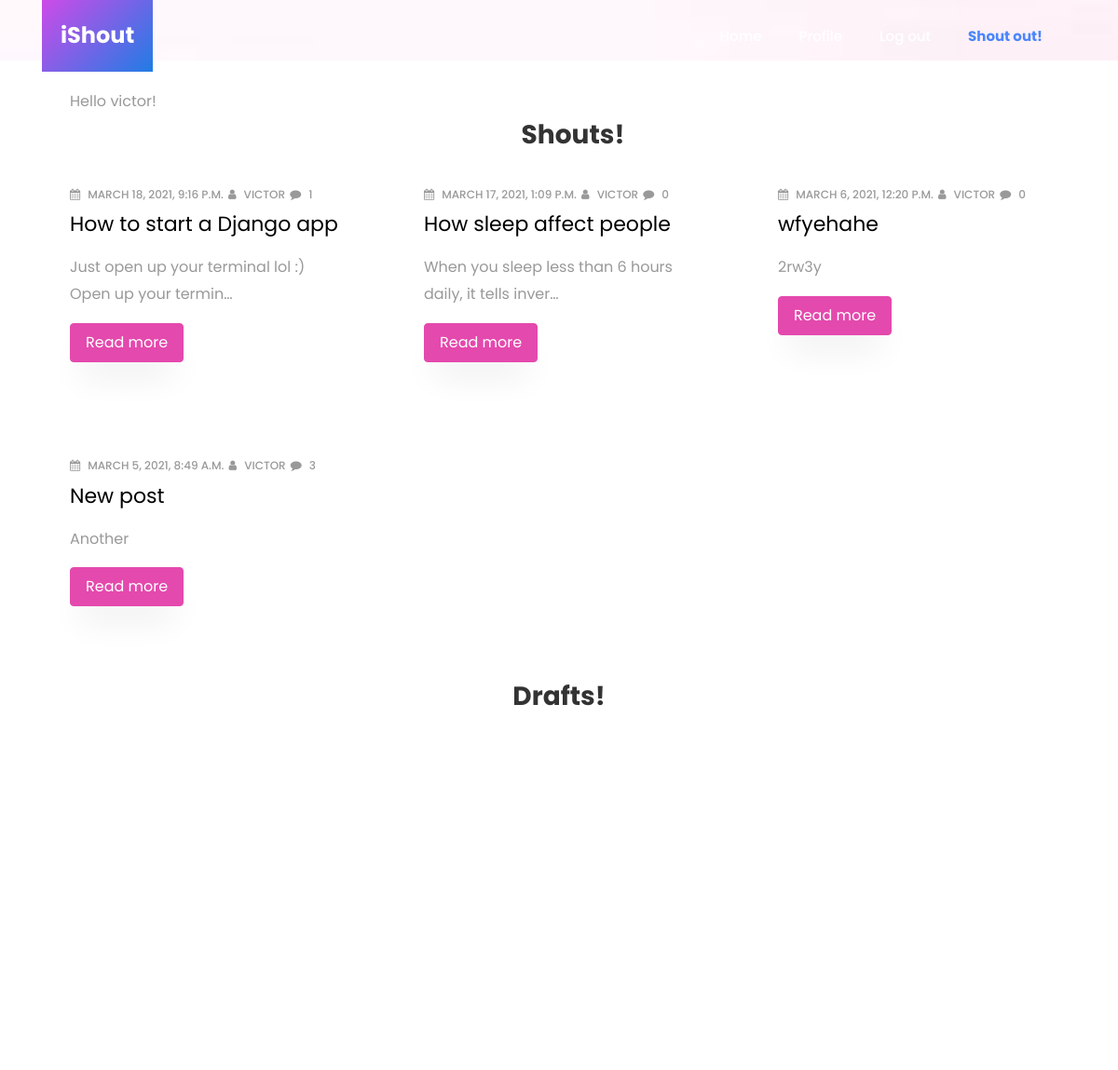
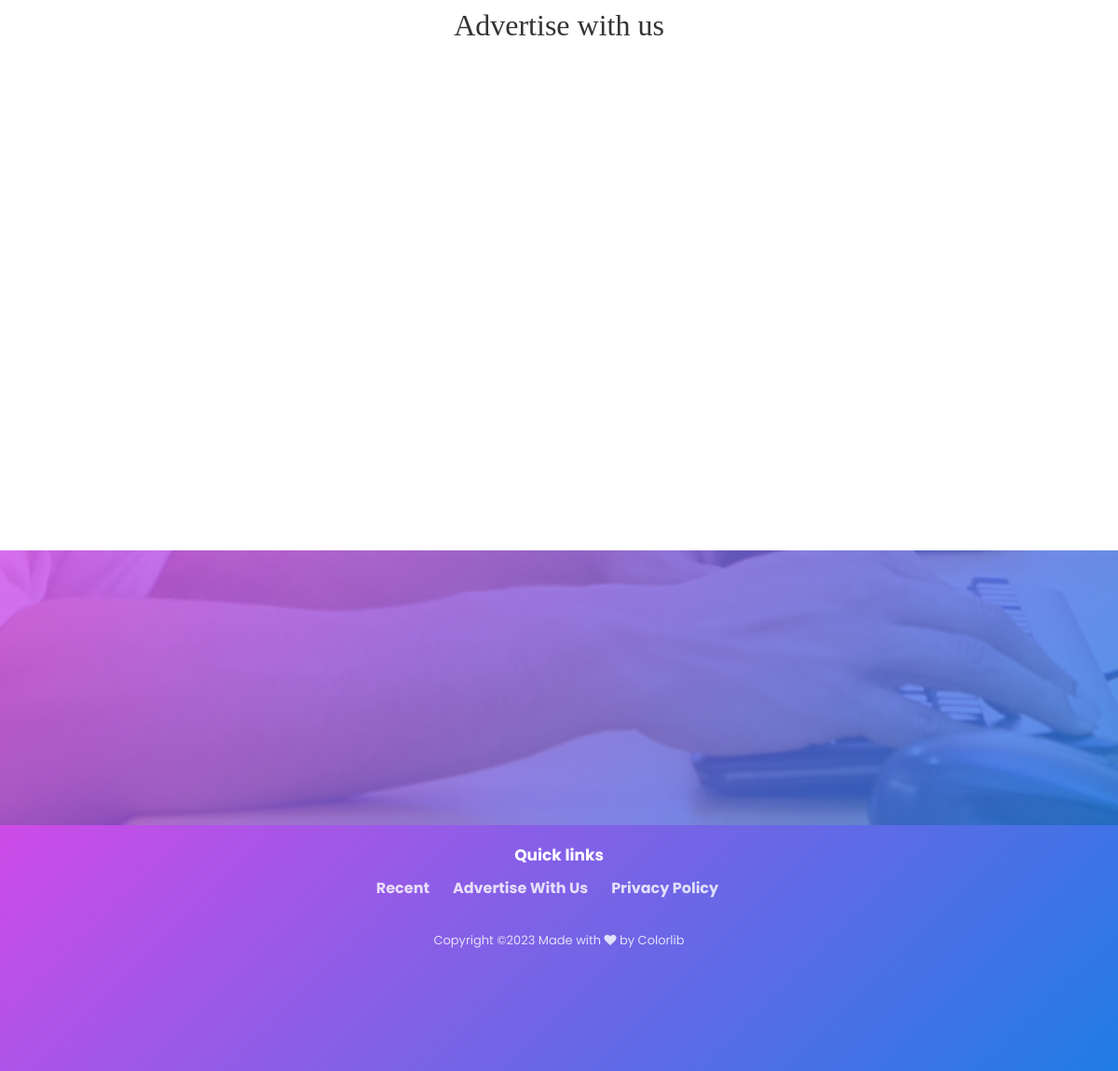
/213/2444376611987366/ (signed in), run on the app's committed database (2 pictures, top to bottom).
### Post/models.py (models this page shows, shortened)
class Post(models.Model):
    STATUS_CHOICES = (
        ('draft', 'Draft'),
        ('published', 'Published'),
    )
    title = models.CharField(max_length=255)
    slug = models.SlugField(max_length=255, unique_for_date='published', blank=True)
    detail = models.TextField()
    author = models.ForeignKey(User, null=True, on_delete=models.SET_NULL, related_name='posts')
    status = models.CharField(choices=STATUS_CHOICES, max_length=10, default='draft')
    published = models.DateTimeField(auto_now_add=True)
    updated = models.DateTimeField(auto_now=True)
    tags = TaggableManager()
    class Meta:
        ordering = ('-published',)

### Post/views.py (the view)
# urls.py: path('213/2444376611987366/', views.profile, name="profile"),
@login_required
def profile(request):
    drafts = request.user.posts.filter(status="draft")
    shouts = request.user.posts.filter(status="published")
    context = {"drafts":drafts, "shouts":shouts}
    return render(request, "post/profile.html", context)

### Main/templates/post/profile.html (shortened to what this page needs)
{% extends 'base.html' %}
{% load static %}
{% block content %}
    <section class="hero-wrap" style="height: 65px; background-image: url({% static 'images/background.jpg' %});">
    </section>
    <section>
    <div class="container">
      <div style="margin: 30px 0px 0px 30px;">
        Hello {{ user.username }}!
        <h3 style="font-weight:bold; text-align:center;">Shouts!</h3>
      </div>
      <div class="row d-flex">
            {% if shouts %}
                {% for post in shouts %}
                <div class="col-lg-4 ftco-animate">
                    <div class="blog-entry">
                        <div class="text d-block">
                            <div class="meta">
                                <p>
                                    <span style="margin-right:2px;"><span class="fa fa-calendar mr-2"></span>{{ post.published }}</span>
                                    <span style="margin-right:2px;"><span class="fa fa-user mr-2"></span>{{ post.author }}</span>
                                    <span style="margin-right:2px;"><span class="fa fa-comment mr-2"></span>{{ post.comment_set.count }}</span>
                                </p>
                            </div>
                            <h3 class="heading"><a href="{% url 'post:detail' pk=post.id slug=post.slug %}">{{ post.title }}</a></h3>
                            <p>{{ post.detail|truncatechars:55 }}</p>
                            <p><a href="{% url 'post:detail' pk=post.id slug=post.slug %}" class="btn btn-secondary py-2 px-3">Read more</a></p>
                        </div>
                    </div>
                    </div>
                {% endfor %}
            {% else %}
                Your shouts would be shown here! You should  <a href="{% url 'post:create' %}" class="btn" style="border-radius:0px; color:white; background:#ddd; padding:1px 4px;">Shout out</a> now
            {% endif %}
        </div>
    <div>
      <div>
        <h3 style="font-weight:bold; text-align:center;">Drafts!</h3>
      </div>
          </div>
  </div>
    </section>
{% endblock %}

### Main/templates/base.html (shortened to what this page needs)
{% load static %}
<!DOCTYPE html>
<html lang="en">
<head>
    <link rel="stylesheet" href="https://stackpath.bootstrapcdn.com/font-awesome/4.7.0/css/font-awesome.min.css">
    <link rel="stylesheet" href="{% static 'css/animate.css' %}">
    <link rel="stylesheet" href="{% static 'css/owl.carousel.min.css' %}">
    <link rel="stylesheet" href="{% static 'css/owl.theme.default.min.css' %}">
    <link rel="stylesheet" href="{% static 'css/magnific-popup.css' %}">
    <link rel="stylesheet" href="{% static 'css/bootstrap-datepicker.css' %}">
    <link rel="stylesheet" href="{% static 'css/jquery.timepicker.css' %}">
    <link rel="stylesheet" href="{% static 'css/flaticon.css' %}">
    <link rel="stylesheet" href="{% static 'css/style.css' %}">
</head>
<body>
 <nav class="navbar navbar-expand-lg navbar-dark ftco_navbar bg-dark ftco-navbar-light" id="ftco-navbar">
   <div class="container">
     <a class="navbar-brand" href="{% url 'post:home' %}"><span>iShout</span></a>
   <div class="collapse navbar-collapse" id="ftco-nav">
       <ul class="navbar-nav ml-auto">
         <li class="nav-item"><a href="{% url 'post:home' %}" class="nav-link">Home</a></li>
         {% if not user.is_authenticated %}
            <li class="nav-item"><a href="{% url 'account_login' %}" class="nav-link">Sign in</a></li>
            <li class="nav-item"><a href="{% url 'account_signup' %}" class="nav-link">Sign up</a></li>
         {% else %}
            <li class="nav-item"><a href="{% url 'post:profile' %}" class="nav-link">Profile</a></li>
            <li class="nav-item"><a href="{% url 'account_logout' %}" class="nav-link">Log out</a></li>
         {% endif %}
         <li class="nav-item"><a href="{% url 'post:create' %}" style="color:#4986fc; font-weight:bold;" class="nav-link">Shout out!</a></li>
     </ul>
 </div>
</div>
</nav>
{% block content %}
{% endblock %}
<section class="ftco-section services-section">
  <div class="container" id="advertise">
        <h2 class="mb-4" style="text-align:center; font-family:monaspace;">Advertise with us</h2>
    <div class="row d-flex">
 <div class="col-md-6">
     <div class="row">
</div>
</div>
</div>
</div>
</section>
<section class="ftco-section ftco-counter img" id="section-counter" style="background-image: url({%static 'images/bg_4.jpg' %});">
 <div class="overlay"></div>
 <div class="container">
    <div class="row">
</div>
</div>
</section>
<footer class="ftco-footer ftco-no-pt">
  <div class="container">
      <div style="padding-bottom: 20px;"></div>
      <h2 class="ftco-heading-2" style="font-weight:bold; text-align:center;">Quick links</h2>
      <ul class="list-unstyled" style="display:flex; justify-content:center;">
        <li style="display:inline; margin-right:25px; font-weight:bold;"><a href="{% url 'post:home' %}#recent" class="">Recent</a></li>
        <li style="display:inline; margin-right:25px; font-weight:bold;"><a href="{% url 'advert:advert' %}" class="">Advertise With Us</a></li>
        <li style="display:inline; margin-right:25px; font-weight:bold;"><a href="#" class="">Privacy Policy</a></li>
    </ul>
  </div>
  <p class="text-center" style="margin-top:30px; font-size:13px;">
      Copyright &copy;<script>document.write(new Date().getFullYear());</script> Made with <i class="fa fa-heart" aria-hidden="true"></i> by <a href="https://colorlib.com" target="_blank">Colorlib</a>
  </p>
</footer>
</body>
</html>

### data on the page
Post: published "MARCH 18, 2021, 9:16 P.M.", author "VICTOR", comment_set.count "1", title "How to start a Django app", detail "Just open up your terminal lol :) Open up your termin…"
Post: published "MARCH 17, 2021, 1:09 P.M.", author "VICTOR", comment_set.count "0", title "How sleep affect people", detail "When you sleep less than 6 hours daily, it tells inver…"
Post: published "MARCH 6, 2021, 12:20 P.M.", author "VICTOR", comment_set.count "0", title "wfyehahe", detail "2rw3y"
Post: published "MARCH 5, 2021, 8:49 A.M.", author "VICTOR", comment_set.count "3", title "New post", detail "Another"

### other printed values
{{ user.username }} "victor"
